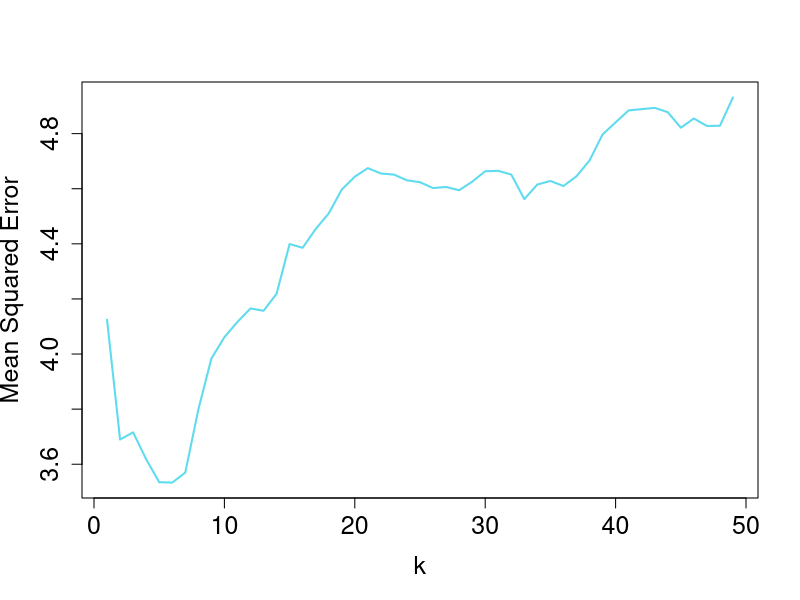

Here is the R script that generated this plot:
require(datasets)
require(class)
require(grDevices)
require(lattice)

### Simulated Process ###
n = 50  # sample size
Xis = rnorm(n)  # realizations of X
E = rnorm(n)  # realizations of epsilon
RC = function(x) sin(2 * pi * x) - x^2  # regression curve
Yis = RC(Xis) + E  # dependent variables

### knn regression function ###
knn.reg = function(x, xis, yis, k) {
    knn.reg = rep(NA, times = length(x))
    for (i in 1:length(x)) {
        distances = abs(x[i] - xis)
        knn.reg[i] = mean(yis[order(distances)][1:k])
    }
    knn.reg
}

### MAEleaveOneOut Function ###

SEkNN = function(k, x, y, p) {
    # squared error function
    yhat = knn.reg(x[p], x[-p], y[-p], k)  # predicted y value
    e = (yhat - y[p])^2  # squared error of prediction
    return(e)
}

### Find k_CV ###

listk = matrix(0, n - 1, n)  # object for ks and es
for (k in 1:(n - 1)) {
    # loop for possible ks possible dropped obs.
    for (p in 1:n) {
        listk[k, p] = SEkNN(k, Xis, Yis, p)
    }
}  # knn.reg required
MSEkNN = (n)^(-1) * rowSums(listk)  # Mean squared error
k_CV = match(min(MSEkNN), MSEkNN)  # cross validated k
k_CV
k = 1:49
### Plot ###

par(cex.axis = 1.5, cex.lab = 1.5, pch = 19, cex = 1)
plot(k, MSEkNN, type = "l", xlab = "k", ylab = "Mean Squared Error", col = rgb(0.1, 0.8, 0.9, alpha = 0.7), lwd = 2)
 
 TRUE